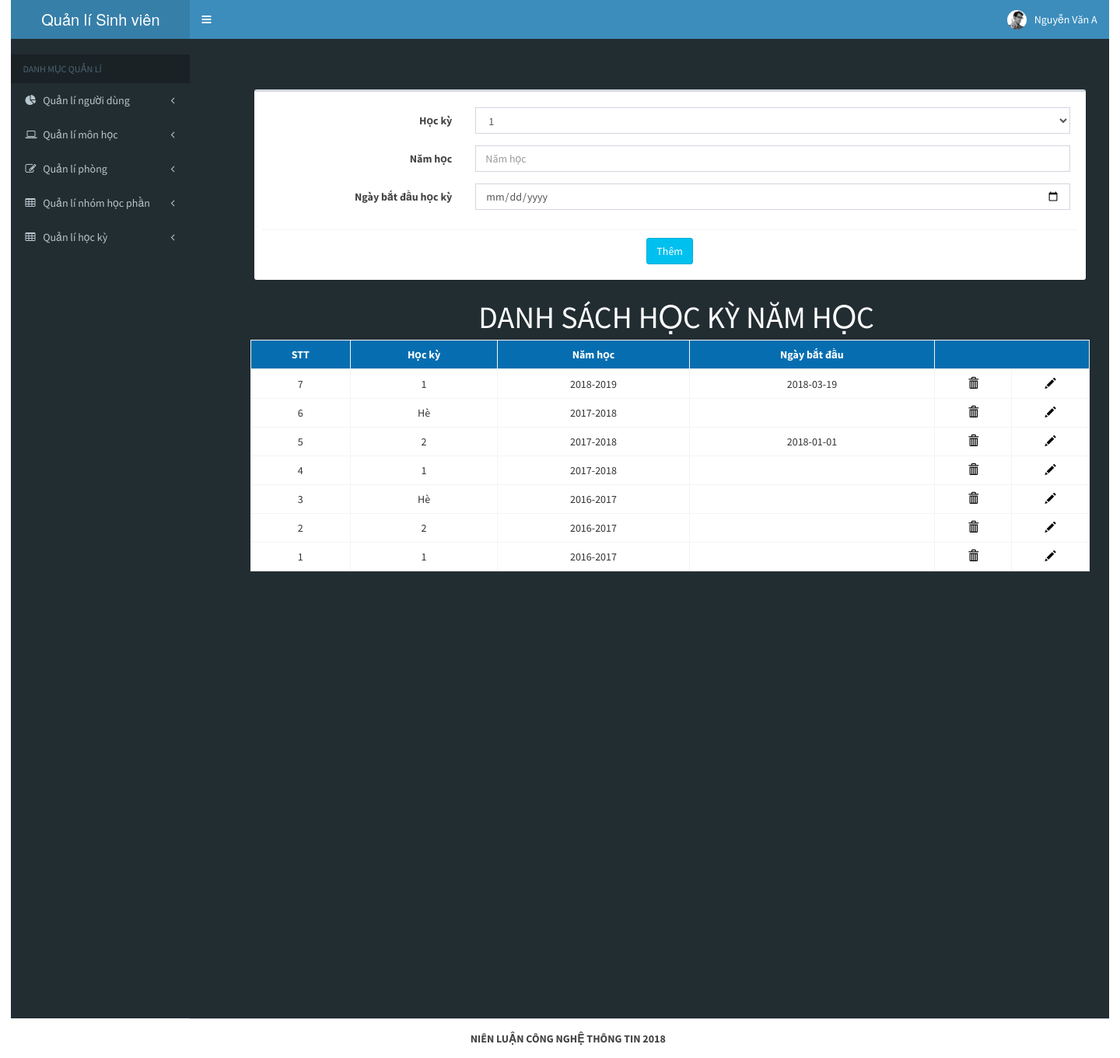
/iot/ql_index.php?khoatrang=hocky_namhoc (signed in), run on the app's committed database.
### tables this page shows
CREATE TABLE `hocky_namhoc` (
  `ID_HKNH` decimal(5,0) NOT NULL,
  `HOCKY` varchar(3) DEFAULT NULL,
  `NAMHOC` varchar(10) DEFAULT NULL,
  `NGAY_BD_HK` date DEFAULT NULL
);

### iot/ds_hocky_namhoc.php (the view, shortened to what this page needs)
<div>
    <section >
      <div style="padding-top: 50px">
        <div class="col-xs-12">
          <div class="box">
            <div class="box-header" style="text-align: center">
              <form class="form-horizontal" method="post" name="form_them_hknh" action="controller/them_hknh.php">
                <div class="box-body">
                  <div class="form-group">
                    <label for="hocky" class="col-sm-3 control-label">Học kỳ</label>
                    <div class="col-sm-9">
                      <select class="form-control" name="hocky">
                        <?php
                          if(isset($_GET['hocky'])){
                            if($_GET['hocky']=='1'){
                              echo "<option value='1' selected>1</option>
                                    <option value='2'>2</option>
                                    <option value='Hè''>Hè</option>";
                            }
                            if($_GET['hocky']=='2'){
                              echo "<option value='1'>1</option>
                                    <option value='2' selected>2</option>
                                    <option value='Hè''>Hè</option>";
                            }
                            if($_GET['hocky']=='Hè'){
                              echo "<option value='1'>1</option>
                                    <option value='2'>2</option>
                                    <option value='Hè' selected>Hè</option>";
                            }
                          }
                          else{
                            echo "<option value='1'>1</option>
                                  <option value='2'>2</option>
                                  <option value='Hè'>Hè</option>";
                        	}
                        ?>
                      </select>
                    </div>
                  </div>
                  <div class="form-group">
                    <label for="namhoc" class="col-sm-3 control-label">Năm học</label>
                    <div class="col-sm-9">
                    	<input type="text" class="form-control" name="namhoc" placeholder="Năm học">
                    </div>
                  </div>
                  <div class="form-group">
                    <label for="ngay_bd_hk" class="col-sm-3 control-label">Ngày bắt đầu học kỳ</label>
                    <div class="col-sm-9">
                    	<input type="date" class="form-control" name="ngay_bd_hk" placeholder="Ngày bắt đầu học kỳ">
                    </div>
                  </div>
                </div>
                <div class="box-footer" style="text-align: center">
                  <button type="button" class="btn btn-info pull-center" style="text-align: center" onclick="testThemHKNH()">
                    Thêm
                  </button>
                </div>
              </div>
            </div>
				<span class="box-title" style="font-size:40px; margin-left: 27%; color: white">DANH SÁCH HỌC KỲ NĂM HỌC</span>
            </div>
            <div class="box-body" >
              <table id="example2" class="table table-bordered table-hover">
                <thead style="background-color: #066EB0; color: white; text-align-last: center">
                  <tr>
                    <th>STT</th>
                    <th>Học kỳ</th>
                    <th>Năm học</th>
                    <th>Ngày bắt đầu</th>
                    <th colspan="2"></th>
                  </tr>
                </thead>
                <tbody align="center" style="background-color: white">
                  <?php
                      require_once("lib/connect.php");
                      $sql= "SELECT * FROM hocky_namhoc order by ID_HKNH DESC";
                      $query = mysqli_query($conn,$sql);
                      while($row = mysqli_fetch_array($query)){
                        echo "<tr>";
                        echo "<td>".$row['ID_HKNH']."</td>";
                        echo "<td>".$row['HOCKY']."</td>";
                        echo "<td>".$row['NAMHOC']."</td>";
                        echo "<td>".$row['NGAY_BD_HK']."</td>";
                        echo "<td class='ghichu' title='Xóa' onclick='xoaHKNH(".$row['ID_HKNH'].")'>
                                <i class='glyphicon glyphicon-trash'></i>
                              </td>
                              <td class='ghichu' title='Cập nhật' onclick='suaHKNH(".$row['ID_HKNH'].")'>
                                <i class='glyphicon glyphicon-pencil'></i>
                              </td>";
                        echo "</tr>";
                      }
                  ?>
                </tbody>
              </table>
            </div>
          </div>
        </div>
      </div>
  </div>

### iot/ql_index.php (shortened to what this page needs)
<!DOCTYPE html>
<html>
<head>
  <link rel="stylesheet" href="bootstrap/css/bootstrap.min.css">
  <link rel="stylesheet" href="https://cdnjs.cloudflare.com/ajax/libs/font-awesome/4.5.0/css/font-awesome.min.css">
  <link rel="stylesheet" href="dist/css/AdminLTE.min.css">
  <link rel="stylesheet" href="dist/css/skins/_all-skins.min.css">
  <link rel="stylesheet" href="plugins/iCheck/flat/blue.css">
  <link rel="stylesheet" href="plugins/morris/morris.css">
  <link rel="stylesheet" href="plugins/jvectormap/jquery-jvectormap-1.2.2.css">
  <link rel="stylesheet" href="plugins/datepicker/datepicker3.css">
  <link rel="stylesheet" href="plugins/daterangepicker/daterangepicker-bs3.css">
  <link rel="stylesheet" href="plugins/bootstrap-wysihtml5/bootstrap3-wysihtml5.min.css">
  <link rel="stylesheet" type="text/css" href="css/style.css">
</head>
<body class="hold-transition skin-blue sidebar-mini" style="width: 98%; margin-left: 1%">
<div class="wrapper">
  <header class="main-header">
    <a href="index2.html" class="logo">
      <span class="logo-lg">Quản lí Sinh viên</span>
    </a>
    <nav class="navbar navbar-static-top">
      <a href="#" class="sidebar-toggle" data-toggle="offcanvas" role="button">
      </a>
      <div class="navbar-custom-menu">
        <ul class="nav navbar-nav">
          <li class="dropdown messages-menu">
            <a href="#" class="dropdown-toggle" data-toggle="dropdown">
			  </a>
          <li class="dropdown user user-menu">
            <a href="#" class="dropdown-toggle" data-toggle="dropdown">
              <img src="dist/img/user2-160x160.jpg" class="user-image" alt="User Image">
              <span class="hidden-xs"><?php echo $_SESSION['hoten']; ?></span>
            </a>
          </li>
			</li>
        </ul>
      </div>
    </nav>
  </header>
  <aside class="main-sidebar">
    <section class="sidebar">
      <div class="user-panel">
      </div>
      <ul class="sidebar-menu">
        <li class="header">DANH MỤC QUẢN LÍ</li>
        <li class="treeview">
          <a href="?khoatrang=nguoidung_danhsach">
            <i class="fa fa-pie-chart"></i>
            <span>Quản lí người dùng</span>
            <i class="fa fa-angle-left pull-right"></i>
          </a>
        </li>
        <li class="treeview">
          <a href="?khoatrang=monhoc_danhsach">
            <i class="fa fa-laptop"></i>
            <span>Quản lí môn học</span>
            <i class="fa fa-angle-left pull-right"></i>
          </a>
        </li>
        <li class="treeview">
          <a href="?khoatrang=phonghoc_danhsach">
            <i class="fa fa-edit"></i> <span>Quản lí phòng</span>
            <i class="fa fa-angle-left pull-right"></i>
          </a>
        </li>
        <li class="treeview">
          <a href="?khoatrang=nhomhocphan_danhsach">
            <i class="fa fa-table"></i> <span>Quản lí nhóm học phần</span>
            <i class="fa fa-angle-left pull-right"></i>
          </a>
        </li>
        <li class="treeview">
          <a href="?khoatrang=hocky_namhoc">
            <i class="fa fa-table"></i> <span>Quản lí học kỳ</span>
            <i class="fa fa-angle-left pull-right"></i>
          </a>
        </li>
			</ul>
  </aside>
  <div class="content-header" style="margin-left: 20%; margin-bottom:40%;">
    <?php
  	  if(isset($_GET['khoatrang'])){
  		  $khoa = $_GET['khoatrang'];
  		  if($khoa=='nguoidung_danhsach') include_once('ds_taikhoan.php');
  		  else if($khoa=='themtaikhoan') include_once('ds_taikhoan_them.php');
        else if($khoa=='capnhattaikhoan') include_once('ds_taikhoan_capnhat.php');
  		  else if($khoa=='monhoc_danhsach') include_once('ds_monhoc.php');
  		  else if($khoa=='monhoc_them') include_once('ds_monhoc_them.php');
        else if($khoa=='capnhatmonhoc') include_once('ds_monhoc_capnhat.php');
  		  else if($khoa=='phonghoc_danhsach') include_once('ds_phonghoc.php');
  		  else if($khoa=='phonghoc_them') include_once('ds_phonghoc_them.php');
        else if($khoa=='capnhatphonghoc') include_once('ds_phonghoc_capnhat.php');
  		  else if($khoa=='nhomhocphan_danhsach') include_once('ds_nhomhocphan.php');
  		  else if($khoa=='nhomhocphan_them') include_once('ds_nhomhocphan_them.php');
        else if($khoa=='nhomhocphan_sua') include_once('ds_nhomhocphan_sua.php');
        else if($khoa=='nhomhocphan_xem') include_once('ds_nhomhocphan_xem.php');
        else if($khoa=='khoa_danhsach') include_once('ds_khoa.php');
        else if($khoa=='khoa_them') include_once('ds_khoa_them.php');
        else if($khoa=='capnhatkhoa') include_once('ds_khoa_capnhat.php');
        else if($khoa=='nganh_danhsach') include_once('ds_nganh.php');
        else if($khoa=='nganh_them') include_once('ds_nganh_them.php');
        else if($khoa=='capnhatnganh') include_once('ds_nganh_capnhat.php');
        else if($khoa=='chuongtrinhdaotao_danhsach') include_once('ds_chuongtrinhdaotao.php');
        else if($khoa=='chuongtrinhdaotao_them') include_once('ds_chuongtrinhdaotao_them.php');
        else if($khoa=='lop_danhsach') include_once('ds_lop.php');
        else if($khoa=='lop_them') include_once('ds_lop_them.php');
        else if($khoa=='hocky_namhoc') include_once('ds_hocky_namhoc.php');
        else if($khoa=='capnhat_hocky_namhoc') include_once('ds_hocky_namhoc_capnhat.php');
		else if($khoa=='ql_thongtin') include_once('ql_thongtin.php');
		else if($khoa=='ql_doimatkhau') include_once('ql_doimatkhau.php');
  	  }
	  ?>
  <footer class="main-footer">
    <div style=" margin-left: 30%;"><strong>NIÊN LUẬN CÔNG NGHỆ THÔNG TIN 2018</strong></div>
  </footer>
</body>
</html>

### iot/css/style.css (style rules this page uses)
.ghichu { color: black; cursor: pointer; }

### data on the page
hocky_namhoc: ID_HKNH "7", HOCKY "1", NAMHOC "2018-2019", NGAY_BD_HK "2018-03-19"
hocky_namhoc: ID_HKNH "6", HOCKY "Hè", NAMHOC "2017-2018"
hocky_namhoc: ID_HKNH "5", HOCKY "2", NAMHOC "2017-2018", NGAY_BD_HK "2018-01-01"
hocky_namhoc: ID_HKNH "4", HOCKY "1", NAMHOC "2017-2018"
hocky_namhoc: ID_HKNH "3", HOCKY "Hè", NAMHOC "2016-2017"
hocky_namhoc: ID_HKNH "2", HOCKY "2", NAMHOC "2016-2017"
hocky_namhoc: ID_HKNH "1", HOCKY "1", NAMHOC "2016-2017"

### other printed values
$_SESSION['hoten'] "Nguyễn Văn A"
